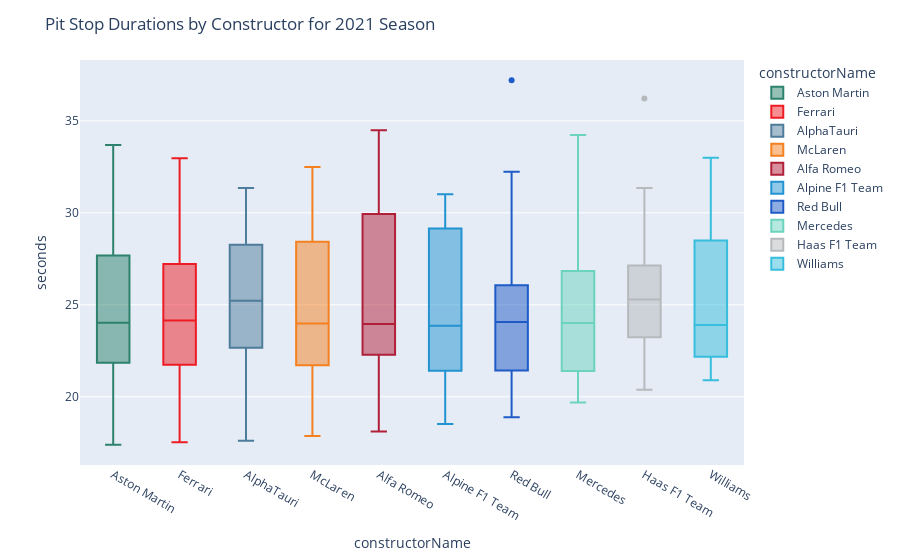

Notebook code for this chart:
### Code cell
year = 2021
fig = px.box(newPitStops[(newPitStops['seconds']<50)&(newPitStops['year']==year)].groupby(by=['raceId','raceName','date','constructorName']).mean(numeric_only=True).reset_index().sort_values(by='seconds',ascending=True),
                 x='constructorName',
                 y='seconds',
                 color='constructorName',
                 color_discrete_map=constructor_color_map,
                )
fig.update_layout(
    title_text=f'Pit Stop Durations by Constructor for {year} Season',
)
fig.show()

### Figure 1 — Plotly figure (JSON) as saved in the notebook; plotly's stock layout.template omitted (floating-point values rounded to 4 significant figures)
{"data": [{"alignmentgroup": "True", "hovertemplate": "constructorName=%{x}<br>seconds=%{y}<extra></extra>", "legendgroup": "Aston Martin", "marker": {"color": "#2D826D"}, "name": "Aston Martin", "notched": false, "offsetgroup": "Aston Martin", "orientation": "v", "showlegend": true, "type": "box", "x": ["Aston Martin", "Aston Martin", "Aston Martin", "Aston Martin", "Aston Martin", "Aston Martin", "Aston Martin", "Aston Martin", "Aston Martin", "Aston Martin", "Aston Martin", "Aston Martin", "Aston Martin", "Aston Martin", "Aston Martin", "Aston Martin", "Aston Martin", "Aston Martin", "Aston Martin", "Aston Martin", "Aston Martin"], "x0": " ", "xaxis": "x", "y": [17.39, 18.91, 20.62, 21.2, 21.24, 22.06, 22.06, 23.37, 23.92, 23.97, 24.03, 25.01, 25.31, 25.94, 27.16, 27.51, 28.18, 31.03, 31.79, 33.46, 33.68], "y0": " ", "yaxis": "y"}, {"alignmentgroup": "True", "hovertemplate": "constructorName=%{x}<br>seconds=%{y}<extra></extra>", "legendgroup": "Ferrari", "marker": {"color": "#ED1C24"}, "name": "Ferrari", "notched": false, "offsetgroup": "Ferrari", "orientation": "v", "showlegend": true, "type": "box", "x": ["Ferrari", "Ferrari", "Ferrari", "Ferrari", "Ferrari", "Ferrari", "Ferrari", "Ferrari", "Ferrari", "Ferrari", "Ferrari", "Ferrari", "Ferrari", "Ferrari", "Ferrari", "Ferrari", "Ferrari", "Ferrari", "Ferrari", "Ferrari", "Ferrari"], "x0": " ", "xaxis": "x", "y": [17.53, 19.91, 20.53, 20.54, 21.29, 21.89, 21.95, 22.06, 23.53, 23.85, 24.15, 24.42, 24.45, 24.52, 25.72, 26.0, 30.9, 30.93, 31.47, 32.37, 32.97], "y0": " ", "yaxis": "y"}, {"alignmentgroup": "True", "hovertemplate": "constructorName=%{x}<br>seconds=%{y}<extra></extra>", "legendgroup": "AlphaTauri", "marker": {"color": "#4E7C9B"}, "name": "AlphaTauri", "notched": false, "offsetgroup": "AlphaTauri", "orientation": "v", "showlegend": true, "type": "box", "x": ["AlphaTauri", "AlphaTauri", "AlphaTauri", "AlphaTauri", "AlphaTauri", "AlphaTauri", "AlphaTauri", "AlphaTauri", "AlphaTauri", "AlphaTauri", "AlphaTauri", "AlphaTauri", "AlphaTauri", "AlphaTauri", "AlphaTauri", "AlphaTauri", "AlphaTauri", "AlphaTauri", "AlphaTauri", "AlphaTauri"], "x0": " ", "xaxis": "x", "y": [17.61, 19.51, 21.23, 22.1, 22.55, 22.79, 22.84, 23.48, 23.69, 24.43, 26.02, 26.32, 27.05, 27.4, 27.87, 28.67, 29.05, 30.5, 30.67, 31.35], "y0": " ", "yaxis": "y"}, {"alignmentgroup": "True", "hovertemplate": "constructorName=%{x}<br>seconds=%{y}<extra></extra>", "legendgroup": "McLaren", "marker": {"color": "#F58020"}, "name": "McLaren", "notched": false, "offsetgroup": "McLaren", "orientation": "v", "showlegend": true, "type": "box", "x": ["McLaren", "McLaren", "McLaren", "McLaren", "McLaren", "McLaren", "McLaren", "McLaren", "McLaren", "McLaren", "McLaren", "McLaren", "McLaren", "McLaren", "McLaren", "McLaren", "McLaren", "McLaren", "McLaren", "McLaren", "McLaren"], "x0": " ", "xaxis": "x", "y": [17.87, 19.95, 20.88, 20.97, 21.55, 21.76, 22.12, 23.13, 23.81, 23.98, 23.99, 24.29, 24.54, 24.97, 25.81, 27.82, 30.24, 30.26, 31.46, 31.78, 32.5], "y0": " ", "yaxis": "y"}, {"alignmentgroup": "True", "hovertemplate": "constructorName=%{x}<br>seconds=%{y}<extra></extra>", "legendgroup": "Alfa Romeo", "marker": {"color": "#B12039"}, "name": "Alfa Romeo", "notched": false, "offsetgroup": "Alfa Romeo", "orientation": "v", "showlegend": true, "type": "box", "x": ["Alfa Romeo", "Alfa Romeo", "Alfa Romeo", "Alfa Romeo", "Alfa Romeo", "Alfa Romeo", "Alfa Romeo", "Alfa Romeo", "Alfa Romeo", "Alfa Romeo", "Alfa Romeo", "Alfa Romeo", "Alfa Romeo", "Alfa Romeo", "Alfa Romeo", "Alfa Romeo", "Alfa Romeo", "Alfa Romeo", "Alfa Romeo", "Alfa Romeo", "Alfa Romeo"], "x0": " ", "xaxis": "x", "y": [18.12, 19.6, 20.67, 21.22, 22.22, 22.31, 22.31, 23.16, 23.38, 23.94, 23.96, 24.3, 25.79, 26.09, 28.12, 29.66, 30.75, 30.77, 30.96, 31.07, 34.49], "y0": " ", "yaxis": "y"}, {"alignmentgroup": "True", "hovertemplate": "constructorName=%{x}<br>seconds=%{y}<extra></extra>", "legendgroup": "Alpine F1 Team", "marker": {"color": "#2293D1"}, "name": "Alpine F1 Team", "notched": false, "offsetgroup": "Alpine F1 Team", "orientation": "v", "showlegend": true, "type": "box", "x": ["Alpine F1 Team", "Alpine F1 Team", "Alpine F1 Team", "Alpine F1 Team", "Alpine F1 Team", "Alpine F1 Team", "Alpine F1 Team", "Alpine F1 Team", "Alpine F1 Team", "Alpine F1 Team", "Alpine F1 Team", "Alpine F1 Team", "Alpine F1 Team", "Alpine F1 Team", "Alpine F1 Team", "Alpine F1 Team", "Alpine F1 Team", "Alpine F1 Team", "Alpine F1 Team", "Alpine F1 Team", "Alpine F1 Team"], "x0": " ", "xaxis": "x", "y": [18.53, 19.13, 20.07, 20.75, 21.18, 21.49, 22.66, 22.77, 23.34, 23.54, 23.87, 24.71, 25.75, 27.09, 27.56, 29.12, 29.26, 29.95, 30.75, 30.77, 31.01], "y0": " ", "yaxis": "y"}, {"alignmentgroup": "True", "hovertemplate": "constructorName=%{x}<br>seconds=%{y}<extra></extra>", "legendgroup": "Red Bull", "marker": {"color": "#1E5BC6"}, "name": "Red Bull", "notched": false, "offsetgroup": "Red Bull", "orientation": "v", "showlegend": true, "type": "box", "x": ["Red Bull", "Red Bull", "Red Bull", "Red Bull", "Red Bull", "Red Bull", "Red Bull", "Red Bull", "Red Bull", "Red Bull", "Red Bull", "Red Bull", "Red Bull", "Red Bull", "Red Bull", "Red Bull", "Red Bull", "Red Bull", "Red Bull", "Red Bull", "Red Bull"], "x0": " ", "xaxis": "x", "y": [18.89, 18.97, 20.71, 20.71, 21.35, 21.46, 21.79, 22.01, 22.22, 22.45, 24.07, 24.1, 24.15, 24.18, 24.93, 25.36, 28.18, 28.27, 29.87, 32.23, 37.21], "y0": " ", "yaxis": "y"}, {"alignmentgroup": "True", "hovertemplate": "constructorName=%{x}<br>seconds=%{y}<extra></extra>", "legendgroup": "Mercedes", "marker": {"color": "#6CD3BF"}, "name": "Mercedes", "notched": false, "offsetgroup": "Mercedes", "orientation": "v", "showlegend": true, "type": "box", "x": ["Mercedes", "Mercedes", "Mercedes", "Mercedes", "Mercedes", "Mercedes", "Mercedes", "Mercedes", "Mercedes", "Mercedes", "Mercedes", "Mercedes", "Mercedes", "Mercedes", "Mercedes", "Mercedes", "Mercedes", "Mercedes", "Mercedes", "Mercedes", "Mercedes"], "x0": " ", "xaxis": "x", "y": [19.69, 19.9, 20.47, 21.12, 21.17, 21.48, 21.54, 21.63, 22.06, 22.82, 24.01, 24.05, 24.07, 24.96, 25.12, 26.13, 28.99, 29.86, 30.42, 33.49, 34.24], "y0": " ", "yaxis": "y"}, {"alignmentgroup": "True", "hovertemplate": "constructorName=%{x}<br>seconds=%{y}<extra></extra>", "legendgroup": "Haas F1 Team", "marker": {"color": "#B6BABD"}, "name": "Haas F1 Team", "notched": false, "offsetgroup": "Haas F1 Team", "orientation": "v", "showlegend": true, "type": "box", "x": ["Haas F1 Team", "Haas F1 Team", "Haas F1 Team", "Haas F1 Team", "Haas F1 Team", "Haas F1 Team", "Haas F1 Team", "Haas F1 Team", "Haas F1 Team", "Haas F1 Team", "Haas F1 Team", "Haas F1 Team", "Haas F1 Team", "Haas F1 Team", "Haas F1 Team", "Haas F1 Team", "Haas F1 Team", "Haas F1 Team", "Haas F1 Team", "Haas F1 Team"], "x0": " ", "xaxis": "x", "y": [20.38, 22.1, 22.33, 22.58, 22.98, 23.48, 23.86, 23.95, 24.37, 25.0, 25.57, 25.6, 26.2, 26.34, 26.72, 27.55, 29.29, 31.22, 31.35, 36.22], "y0": " ", "yaxis": "y"}, {"alignmentgroup": "True", "hovertemplate": "constructorName=%{x}<br>seconds=%{y}<extra></extra>", "legendgroup": "Williams", "marker": {"color": "#37BEDD"}, "name": "Williams", "notched": false, "offsetgroup": "Williams", "orientation": "v", "showlegend": true, "type": "box", "x": ["Williams", "Williams", "Williams", "Williams", "Williams", "Williams", "Williams", "Williams", "Williams", "Williams", "Williams", "Williams", "Williams", "Williams", "Williams", "Williams", "Williams", "Williams", "Williams", "Williams", "Williams"], "x0": " ", "xaxis": "x", "y": [20.9, 21.0, 21.24, 21.38, 21.6, 22.37, 22.8, 23.25, 23.82, 23.83, 23.9, 24.16, 24.72, 26.2, 27.68, 28.34, 28.98, 29.93, 29.98, 30.93, 33.0], "y0": " ", "yaxis": "y"}], "layout": {"boxmode": "overlay", "legend": {"title": {"text": "constructorName"}, "tracegroupgap": 0}, "margin": {"t": 60}, "title": {"text": "Pit Stop Durations by Constructor for 2021 Season"}, "xaxis": {"anchor": "y", "categoryarray": ["Aston Martin", "Ferrari", "AlphaTauri", "McLaren", "Alfa Romeo", "Alpine F1 Team", "Red Bull", "Mercedes", "Haas F1 Team", "Williams"], "categoryorder": "array", "domain": [0, 1], "title": {"text": "constructorName"}}, "yaxis": {"anchor": "x", "domain": [0, 1], "title": {"text": "seconds"}}}}
